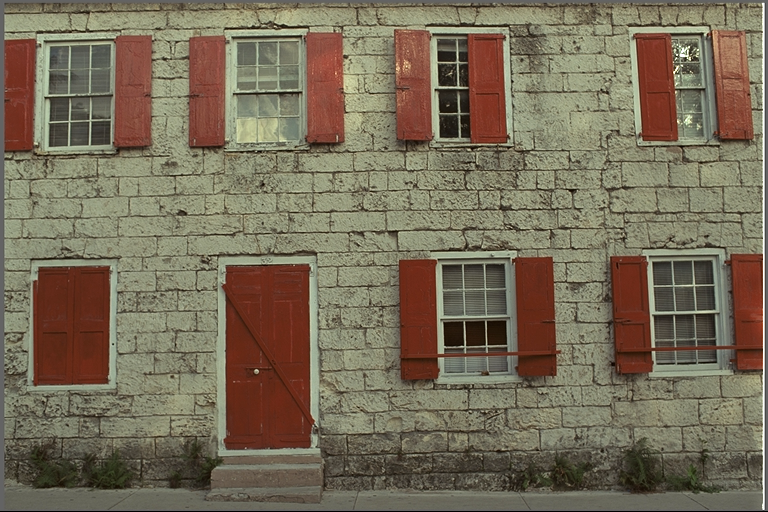
#> input picture images/colored/1.png, 768 x 512 px
$ python lzw_compression.py
#> lines starting #> are read from the running program, lines starting #| are printed output that depends on the picture
# Import the required modules
import cv2 as cv
import math
import matplotlib.pyplot as plt
import numpy as np


def get_compression_ratio(
    encoded_img: list[list[int]],
    height: int,
    width: int,
    block_size: int,
    max_dict_size: int,
) -> float:
    """
    Calculates the compression ratio of the encoded image

    Parameters:
        encoded_img (list of LZW encoded blocks): list[list[int]]
        height (height of the image): int
        width (width of the image): int
        block_size (size of the blocks): int
        max_dict_size (maximum dictionary size): int

    Returns:
        compression_ratio (compression ratio of the encoded image): float
    """
    if block_size < 1 or block_size > min(height, width):
        block_size = min(height, width)

    # Calculate the padded height and width of the image
    padded_height = height + (block_size - height % block_size) % block_size
    padded_width = width + (block_size - width % block_size) % block_size

    # Calculate the number of bits used in the original image
    bits_in_original_img = padded_height * padded_width * 8

    # Calculate the number of bits used in the encoded image
    bits_in_encoded_img = 0
    for block in encoded_img:
        bits_in_encoded_img += len(block)

    bits_in_encoded_img *= math.ceil(math.log2(max_dict_size))

    # Calculate the compression ratio
    compression_ratio = bits_in_original_img / bits_in_encoded_img

    return compression_ratio


def f(img: np.ndarray[np.uint8]) -> tuple[float, float]:
    """
    Calculates the entropy and maximum achievable compression of the image

    Parameters:
        img (grayscale image): np.ndarray[np.uint8]

    Returns:
        entropy (entropy of the image): float
        max_compression (maximum achievable compression of the image): float
    """
    # Calculate the number of times each of the unique values comes up in the original image and store it in counts
    _, counts = np.unique(img, return_counts=True)

    # Normalize the counts by dividing them with the total number of pixels in the image
    counts = counts.astype(np.float64)
    counts /= img.size

    # Calculate the entropy of the image using the normalized counts
    entropy = -np.sum(counts * np.log2(counts))

    # Calculate the maximum achievable compression of the image
    max_compression = 8 / entropy
    return entropy, max_compression


def lzw_encoder(
    img: np.ndarray[np.uint8], block_size: int, max_dict_size: int
) -> tuple[list[list[int]], int]:
    """
    Encodes a grayscale image using LZW compression

    Parameters:
        img (grayscale image): np.ndarray[np.uint8]
        block_size (size of the blocks): int
        max_dict_size (maximum dictionary size): int

    Returns:
        encoded_img (list of LZW encoded blocks): list[list[int]]
        max_dict_filled (maximum dictionary code used): int
    """
    height, width = img.shape

    if block_size < 1 or block_size > min(height, width):
        block_size = min(height, width)

    # Perform zero padding to make the image dimensions divisible by the block size
    padded_height = height + (block_size - height % block_size) % block_size
    padded_width = width + (block_size - width % block_size) % block_size
    padded_img = np.zeros((padded_height, padded_width), dtype=np.uint8)
    padded_img[:height, :width] = img

    # Split the image into blocks
    blocks = [
        padded_img[i : i + block_size, j : j + block_size]
        for i in range(0, padded_height, block_size)
        for j in range(0, padded_width, block_size)
    ]

    # Initialize variables for the output
    encoded_img = []
    max_dict_filled = 255

    # Iterate over all blocks and apply LZW compression
    for block in blocks:
        # Initialize variables for the current block
        # Code dictionary to store the codes for the recognized patterns in the current block
        code_dict = dict((chr(i), i) for i in range(256))

        # List to store the encoded output for the current block
        encoded_block = []

        # String to store the currently recognized pattern
        currently_recognized = ""

        # Variable to store the encoded output for the currently recognized pattern
        encoded_output = None

        # Iterate over all pixels in the block
        for pixel in block.flatten():
            # Add the pixel to the currently recognized pattern
            currently_recognized += chr(pixel)

            if currently_recognized in code_dict:
                # If the currently recognized pattern is in the code dictionary, store the encoded output for the currently recognized pattern
                encoded_output = code_dict[currently_recognized]
            else:
                # If the currently recognized pattern is not in the code dictionary, store the encoded output for the previously recognized pattern
                encoded_block.append(encoded_output)
                if len(code_dict) < max_dict_size:
                    # Add the currently recognized pattern to the code dictionary
                    code_dict[currently_recognized] = len(code_dict)
                    max_dict_filled = max(max_dict_filled, len(code_dict) - 1)

                # Reset the currently recognized pattern
                currently_recognized = chr(pixel)
                encoded_output = code_dict[currently_recognized]

        # Store the encoded output for the last recognized pattern
        if currently_recognized in code_dict:
            encoded_output = code_dict[currently_recognized]

        encoded_block.append(encoded_output)

        # Add the encoded block to the encoded image
        encoded_img.append(encoded_block)

    return encoded_img, max_dict_filled


def lzw_decoder(
    encoded_img: list[list[int]],
    height: int,
    width: int,
    block_size: int,
    max_dict_size: int,
) -> np.ndarray[np.uint8]:
    """
    Decodes a grayscale image using LZW compression

    Parameters:
        encoded_img (list of LZW encoded blocks): list[np.ndarray[np.int32]]
        height (height of the image): int
        width (width of the image): int
        block_size (size of the blocks): int
        max_dict_size (maximum dictionary size): int

    Returns:
        decoded_img (decoded image): np.ndarray[np.uint8]
    """
    if block_size < 1 or block_size > min(height, width):
        block_size = min(height, width)

    # Calculate the padded height and width of the image
    padded_height = height + (block_size - height % block_size) % block_size
    padded_width = width + (block_size - width % block_size) % block_size

    # Create a numpy array to store the decoded image
    decoded_img = np.zeros((padded_height, padded_width), dtype=np.uint8)

    # Initialize a counter to keep track of the current block being processed
    counter = 0

    # Iterate over all blocks in the encoded image
    for i in range(0, padded_height, block_size):
        for j in range(0, padded_width, block_size):
            # Initialize variables for the current block
            # List to store the decoded output for the current block
            decoded_block = []

            # List to store the decoded output for the previous code
            decoded = []

            # Dictionary to store the code dictionary for the current block
            code_dict = dict((i, [i]) for i in range(256))

            # Iterate over all codes in the current block
            for code in encoded_img[counter]:
                # If the code is not in the code dictionary, add it
                if code not in code_dict:
                    code_dict[code] = decoded + [decoded[0]]

                # Add the decoded output for the current code to the decoded block
                decoded_block += code_dict[code]

                # If the dictionary is not full and the decoded output for the previous code + the first output for the current code is not in the code dictionary, add it
                if (
                    0 < len(code_dict) < max_dict_size
                    and decoded + [code_dict[code][0]] not in code_dict.values()
                ):
                    code_dict[len(code_dict)] = decoded + [code_dict[code][0]]

                # Update the decoded output for the previous code
                decoded = code_dict[code]

            # Reshape the decoded block and store it in the decoded image
            decoded_img[i : i + block_size, j : j + block_size] = np.array(
                decoded_block, dtype=np.uint8
            ).reshape(block_size, block_size)

            # Increment the counter to move on to the next block
            counter += 1

    # Return the decoded image with the correct height and width
    return decoded_img[:height, :width]


if __name__ == "__main__":
    # Read the input image in grayscale
    img = cv.imread(input("Enter the path to the image: "), cv.IMREAD_GRAYSCALE)
#> the answer given: images/colored/1.png
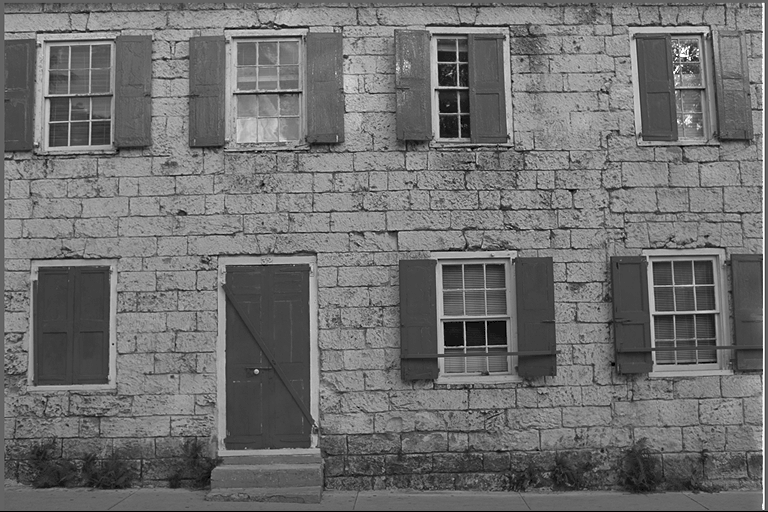
#> img: shape (512, 768); min 0, max 255, mean 111.2

    # Calculate the entropy and maximum achievable compression ratio of the input image
    entropy, max_compression = f(img)
#> in f, `_, counts = np.unique(img, return_counts=True)`: counts = 187 values, max 10993 at index 15, min 1 at index 7, mean 2102.8
#> in f, `counts /= img.size`: counts = 187 values, max 0.028 at index 15, min 2.54e-06 at index 7, mean 0.00535
#> in f, `entropy = -np.sum(counts * np.log2(counts))`: entropy = 6.66
#> in f, `max_compression = 8 / entropy`: max_compression = 1.2
#> entropy = 6.66; max_compression = 1.2

    # Get the height and width of the input image
    height, width = img.shape

    # Get the block size for LZW encoding
    block_size = int(input("Enter the block size: "))
#> the answer given: 100

    # Get the maximum dictionary size for LZW encoding
    max_dict_size = int(input("Enter the maximum dictionary size: "))
#> the answer given: 100

    # Encode the input image using LZW encoding and save the encoded data to a file
    encoded_img, max_dict_filled = lzw_encoder(img, block_size, max_dict_size)
#> in lzw_encoder, `padded_img[:height, :width] = img`:
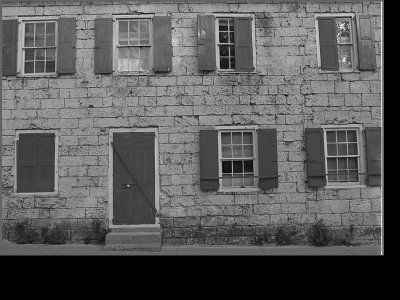
#> padded_img: shape (600, 800) (shown at 1/2 size); min 0, max 255, mean 91.1
#> in lzw_encoder, `blocks = [ padded_img[i : i + block_size, j : j + block_size] for i in..`: blocks = 48 items
#> the loop in lzw_encoder, `for block in blocks:` made 48 passes
#> encoded_img = 48 items; max_dict_filled = 255
    with open("output.txt", "w") as f:
        f.write(f"{height} {width} {block_size}\n")
        for block in encoded_img:
            f.write(" ".join(map(str, block)) + "\n")
#> this loop made 48 passes

    # Calculate the compression ratio of the encoded image
    compression_ratio = get_compression_ratio(
        encoded_img, height, width, block_size, max_dict_size
    )
#> the loop in get_compression_ratio, `for block in encoded_img:` made 48 passes
#> bits_in_encoded_img on passes 1 to 8: 10000, 20000, 30000, 40000, 50000, 60000, 70000, 80000
#> after the loop in get_compression_ratio, `for block in encoded_img:`: bits_in_encoded_img = 480000
#> in get_compression_ratio, `bits_in_encoded_img *= math.ceil(math.log2(max_dict_size))`: bits_in_encoded_img = 3360000
#> in get_compression_ratio, `compression_ratio = bits_in_original_img / bits_in_encoded_img`: compression_ratio = 1.14
#> compression_ratio = 1.14

    # Decode the encoded image using LZW decoding
    decoded_img = lzw_decoder(encoded_img, height, width, block_size, max_dict_size)

    # Create a figure with two subplots for the original and decoded images
    fig, axs = plt.subplots(1, 2, figsize=(10, 5))
    fig.subplots_adjust(top=0.8)

    # Set the title of the figure
    fig.suptitle(
        f"Compression Ratio = {compression_ratio:.2f}, Entropy = {entropy:.2f},\nMax Achievable Compression = {max_compression:.2f}, Maximum Dictionary Code Used = {max_dict_filled}"
    )

    # Display the original image in the first subplot
    axs[0].imshow(img, cmap="gray")
    axs[0].set_title("Original Image")

    # Display the decoded image in the second subplot
    axs[1].imshow(decoded_img, cmap="gray")
    axs[1].set_title("Decoded Image")

    # Show the figure
    plt.show()
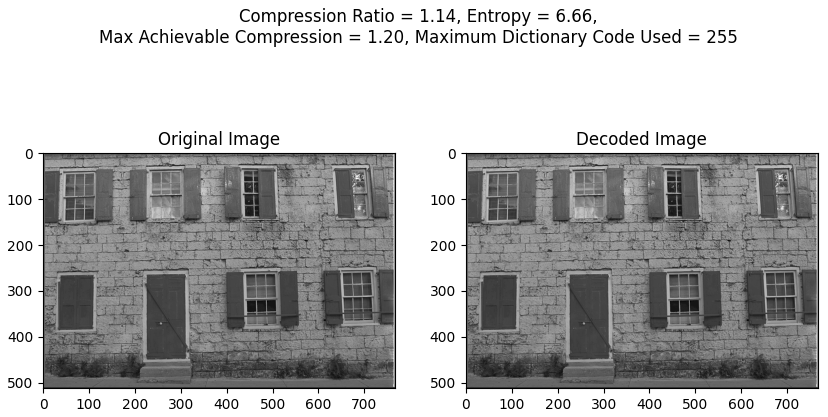
#> figure drawn by matplotlib, 2 panels

$ run again, on images/colored/11.png
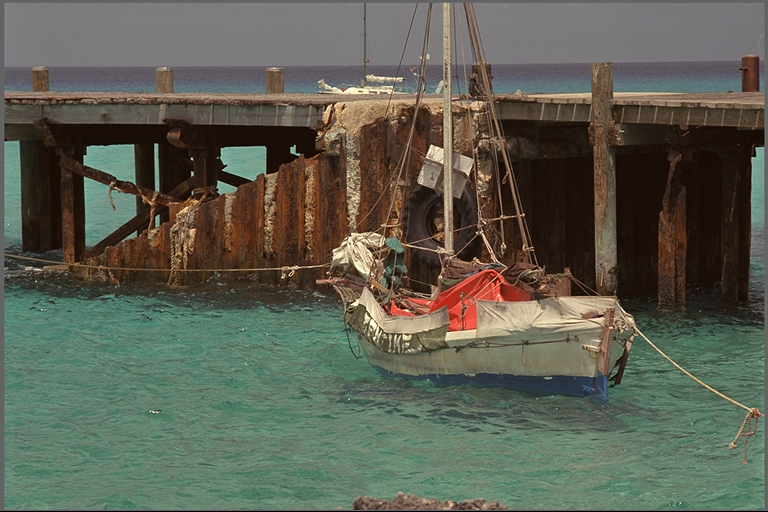
#> input picture images/colored/11.png, 768 x 512 px
#> in f, `_, counts = np.unique(img, return_counts=True)`: counts = 197 values, max 33690 at index 1, min 1 at index 5, mean 1996
#> in f, `counts /= img.size`: counts = 197 values, max 0.0857 at index 1, min 2.54e-06 at index 5, mean 0.00508
#> in f, `entropy = -np.sum(counts * np.log2(counts))`: entropy = 6.1
#> in f, `max_compression = 8 / entropy`: max_compression = 1.31
#> `entropy, max_compression = f(img)`: entropy = 6.1; max_compression = 1.31
#> in lzw_encoder, `padded_img[:height, :width] = img`:
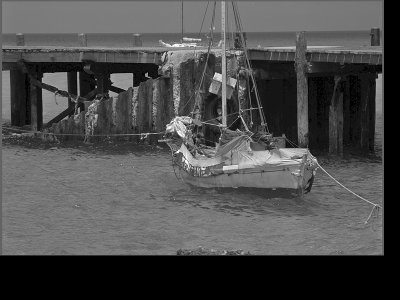
#> padded_img: shape (600, 800) (shown at 1/2 size); min 0, max 255, mean 77
#> blocks = 48 items
#> the loop in lzw_encoder, `for block in blocks:` made 48 passes
#> `encoded_img, max_dict_filled = lzw_encoder(img, block_size, max_dict_s..`: max_dict_filled = 255
#> the loop `for block in encoded_img:` made 48 passes
#> the loop in get_compression_ratio, `for block in encoded_img:` made 48 passes
#> bits_in_encoded_img on passes 1 to 8: 10000, 20000, 30000, 40000, 50000, 60000, 70000, 80000
#> after the loop in get_compression_ratio, `for block in encoded_img:`: bits_in_encoded_img = 480000
#> in get_compression_ratio, `bits_in_encoded_img *= math.ceil(math.log2(max_dict_size))`: bits_in_encoded_img = 3360000
#> in get_compression_ratio, `compression_ratio = bits_in_original_img / bits_in_encoded_img`: compression_ratio = 1.14
#> `plt.show()`:
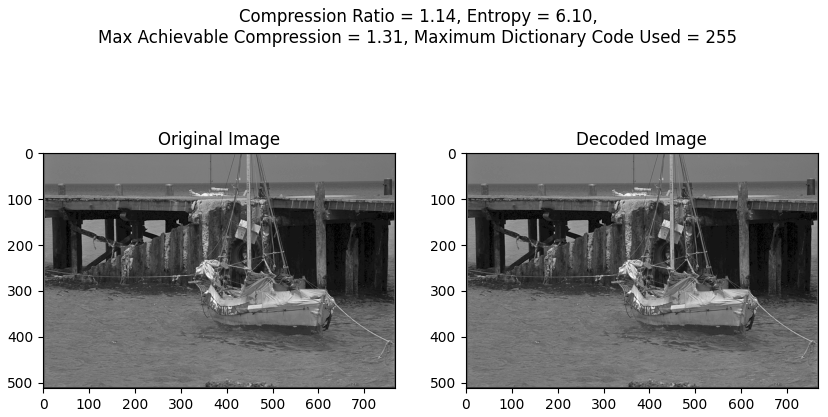
#> figure drawn by matplotlib, 2 panels

$ run again, on images/colored/12.png
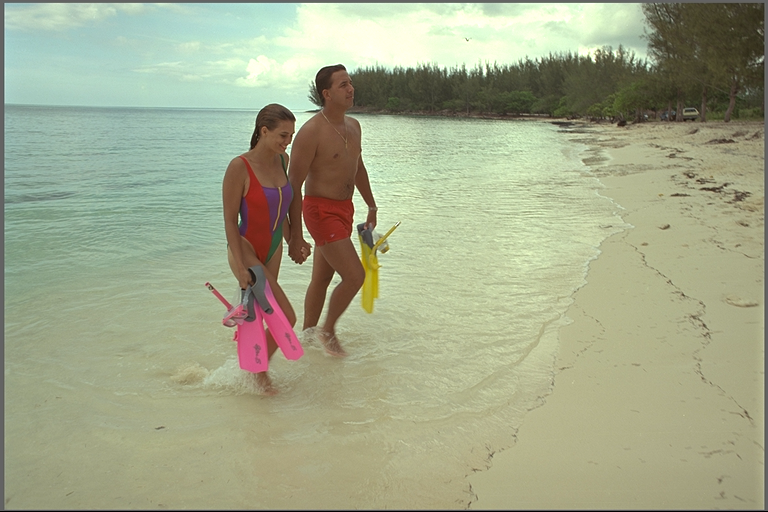
#> input picture images/colored/12.png, 768 x 512 px
#> in f, `_, counts = np.unique(img, return_counts=True)`: counts = 192 values, max 13071 at index 103, min 1 at index 7, mean 2048
#> in f, `counts /= img.size`: counts = 192 values, max 0.0332 at index 103, min 2.54e-06 at index 7, mean 0.00521
#> in f, `entropy = -np.sum(counts * np.log2(counts))`: entropy = 6.77
#> in f, `max_compression = 8 / entropy`: max_compression = 1.18
#> `entropy, max_compression = f(img)`: entropy = 6.77; max_compression = 1.18
#> in lzw_encoder, `padded_img[:height, :width] = img`:
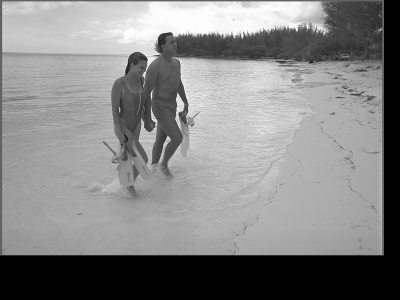
#> padded_img: shape (600, 800) (shown at 1/2 size); min 0, max 255, mean 133.4
#> blocks = 48 items
#> the loop in lzw_encoder, `for block in blocks:` made 48 passes
#> `encoded_img, max_dict_filled = lzw_encoder(img, block_size, max_dict_s..`: max_dict_filled = 255
#> the loop `for block in encoded_img:` made 48 passes
#> the loop in get_compression_ratio, `for block in encoded_img:` made 48 passes
#> bits_in_encoded_img on passes 1 to 8: 10000, 20000, 30000, 40000, 50000, 60000, 70000, 80000
#> after the loop in get_compression_ratio, `for block in encoded_img:`: bits_in_encoded_img = 480000
#> in get_compression_ratio, `bits_in_encoded_img *= math.ceil(math.log2(max_dict_size))`: bits_in_encoded_img = 3360000
#> in get_compression_ratio, `compression_ratio = bits_in_original_img / bits_in_encoded_img`: compression_ratio = 1.14
#> `plt.show()`:
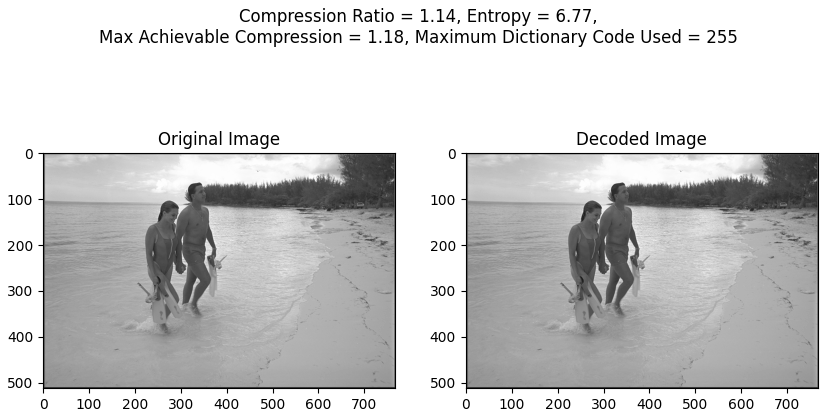
#> figure drawn by matplotlib, 2 panels
